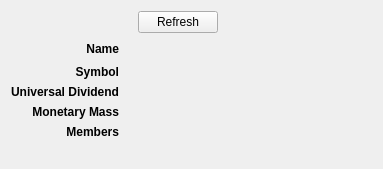
<?xml version="1.0" encoding="UTF-8"?>
<ui version="4.0">
 <class>currencyWidget</class>
 <widget class="QWidget" name="currencyWidget">
  <property name="geometry">
   <rect>
    <x>0</x>
    <y>0</y>
    <width>383</width>
    <height>169</height>
   </rect>
  </property>
  <property name="windowTitle">
   <string>Currency parameters</string>
  </property>
  <layout class="QGridLayout" name="gridLayout">
   <item row="1" column="1">
    <widget class="QLabel" name="nameValueLabel">
     <property name="text">
      <string/>
     </property>
    </widget>
   </item>
   <item row="4" column="0">
    <widget class="QLabel" name="monetaryMassLabel">
     <property name="font">
      <font>
       <weight>75</weight>
       <bold>true</bold>
      </font>
     </property>
     <property name="text">
      <string>Monetary Mass</string>
     </property>
     <property name="alignment">
      <set>Qt::AlignRight|Qt::AlignTrailing|Qt::AlignVCenter</set>
     </property>
    </widget>
   </item>
   <item row="3" column="1">
    <widget class="QLabel" name="universalDividendValueLabel">
     <property name="text">
      <string/>
     </property>
    </widget>
   </item>
   <item row="3" column="0">
    <widget class="QLabel" name="universalDividendLabel">
     <property name="font">
      <font>
       <weight>75</weight>
       <bold>true</bold>
      </font>
     </property>
     <property name="text">
      <string>Universal Dividend</string>
     </property>
     <property name="alignment">
      <set>Qt::AlignRight|Qt::AlignTrailing|Qt::AlignVCenter</set>
     </property>
    </widget>
   </item>
   <item row="5" column="1">
    <widget class="QLabel" name="membersValueLabel">
     <property name="text">
      <string/>
     </property>
    </widget>
   </item>
   <item row="5" column="0">
    <widget class="QLabel" name="membersLabel">
     <property name="font">
      <font>
       <weight>75</weight>
       <bold>true</bold>
      </font>
     </property>
     <property name="text">
      <string>Members</string>
     </property>
     <property name="alignment">
      <set>Qt::AlignRight|Qt::AlignTrailing|Qt::AlignVCenter</set>
     </property>
    </widget>
   </item>
   <item row="4" column="1">
    <widget class="QLabel" name="monetaryMassValueLabel">
     <property name="text">
      <string/>
     </property>
    </widget>
   </item>
   <item row="1" column="0">
    <widget class="QLabel" name="nameLabel">
     <property name="font">
      <font>
       <weight>75</weight>
       <bold>true</bold>
      </font>
     </property>
     <property name="text">
      <string>Name</string>
     </property>
     <property name="alignment">
      <set>Qt::AlignRight|Qt::AlignTrailing|Qt::AlignVCenter</set>
     </property>
    </widget>
   </item>
   <item row="6" column="0">
    <spacer name="verticalSpacer">
     <property name="orientation">
      <enum>Qt::Vertical</enum>
     </property>
     <property name="sizeHint" stdset="0">
      <size>
       <width>20</width>
       <height>40</height>
      </size>
     </property>
    </spacer>
   </item>
   <item row="1" column="2">
    <spacer name="horizontalSpacer">
     <property name="orientation">
      <enum>Qt::Horizontal</enum>
     </property>
     <property name="sizeHint" stdset="0">
      <size>
       <width>40</width>
       <height>20</height>
      </size>
     </property>
    </spacer>
   </item>
   <item row="0" column="2">
    <widget class="QPushButton" name="refreshButton">
     <property name="sizePolicy">
      <sizepolicy hsizetype="Fixed" vsizetype="Preferred">
       <horstretch>0</horstretch>
       <verstretch>0</verstretch>
      </sizepolicy>
     </property>
     <property name="text">
      <string>Refresh</string>
     </property>
     <property name="icon">
      <iconset resource="../../icons/tikka.slots.pyqt.resources.icons.index.qrc">
       <normaloff>:/icons/refresh_icon</normaloff>:/icons/refresh_icon</iconset>
     </property>
    </widget>
   </item>
   <item row="2" column="0">
    <widget class="QLabel" name="symbolLabel">
     <property name="font">
      <font>
       <weight>75</weight>
       <bold>true</bold>
      </font>
     </property>
     <property name="text">
      <string>Symbol</string>
     </property>
     <property name="alignment">
      <set>Qt::AlignRight|Qt::AlignTrailing|Qt::AlignVCenter</set>
     </property>
    </widget>
   </item>
   <item row="2" column="1">
    <widget class="QLabel" name="symbolValueLabel">
     <property name="text">
      <string/>
     </property>
    </widget>
   </item>
  </layout>
 </widget>
 <resources>
  <include location="../../icons/tikka.slots.pyqt.resources.icons.index.qrc"/>
 </resources>
 <connections/>
</ui>
